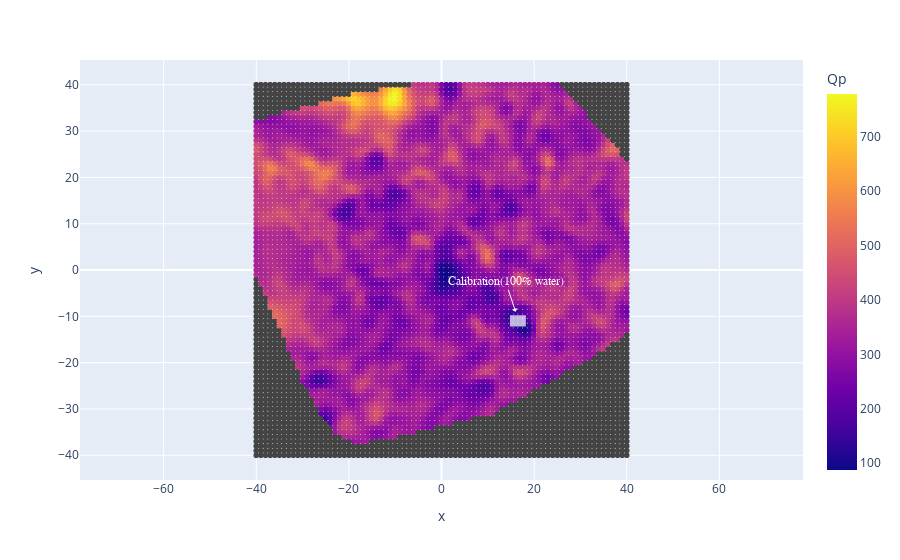

Source (notebook cell):
### Markdown cell above
There are a couple of crucial questions regarding the data.
 - is the calibration point rightly chosen where the white rectangle is? It seems to be relatively consistent down to about 5 km BSL, relative coordinates `x=17, y=-11`
 - are Qp and Qs derived at the same frequency? I have assumed so, but it is not clear and also the Qp/Qs that the model predicts at the same frequency is realatively constant but can vary wildly if the frequency of measurement of Qp and that of Qs vary by up to an order of magnitude. If that is so, there is some really exciting modelling to be done for the inversion

### Code cell
import plotly.express as px
import plotly.graph_objects as go
xmin, xmax = 15, 18
ymin, ymax = -10, -12
fig = px.scatter(volcanic_data.data[volcanic_data.data['z'] ==-5], x='x', y='y',
              color='Qp')
fig.add_shape(type="rect",
    x0=xmin, y0=ymin, x1=xmax, y1=ymax,
    line=dict(color="White"),
    fillcolor="White",
    opacity=0.7,
)
fig.add_annotation(
            x=16., y=-9,
            text=f"Calibration(100% water)",
            showarrow=True,
            font=dict(
                family="sans-serif",
                size=12,
                color="#ffffff"
            ),
            arrowcolor="#ffffff",
            arrowhead=1)
fig.update_yaxes(
      scaleanchor="x",
      scaleratio=1,
)

fig.show()

### Figure 1 — Plotly figure (JSON) as saved in the notebook; plotly's stock layout.template omitted (floating-point values rounded to 4 significant figures; data arrays with more than 128 entries replaced by an {"elided": "..."} marker saying what was removed)
{"data": [{"hovertemplate": "x=%{x}<br>y=%{y}<br>Qp=%{marker.color}<extra></extra>", "legendgroup": "", "marker": {"color": {"elided": "6561 float values"}, "coloraxis": "coloraxis", "symbol": "circle"}, "mode": "markers", "name": "", "showlegend": false, "type": "scattergl", "x": {"elided": "6561 int values"}, "xaxis": "x", "y": {"elided": "6561 int values"}, "yaxis": "y"}], "layout": {"annotations": [{"arrowcolor": "#ffffff", "arrowhead": 1, "font": {"color": "#ffffff", "family": "sans-serif", "size": 12}, "showarrow": true, "text": "Calibration(100% water)", "x": 16, "y": -9}], "coloraxis": {"colorbar": {"title": {"text": "Qp"}}, "colorscale": [[0, "#0d0887"], [0.1111, "#46039f"], [0.2222, "#7201a8"], [0.3333, "#9c179e"], [0.4444, "#bd3786"], [0.5556, "#d8576b"], [0.6667, "#ed7953"], [0.7778, "#fb9f3a"], [0.8889, "#fdca26"], [1, "#f0f921"]]}, "legend": {"tracegroupgap": 0}, "margin": {"t": 60}, "shapes": [{"fillcolor": "White", "line": {"color": "White"}, "opacity": 0.7, "type": "rect", "x0": 15, "x1": 18, "y0": -10, "y1": -12}], "xaxis": {"anchor": "y", "domain": [0, 1], "title": {"text": "x"}}, "yaxis": {"anchor": "x", "domain": [0, 1], "scaleanchor": "x", "scaleratio": 1, "title": {"text": "y"}}}}
